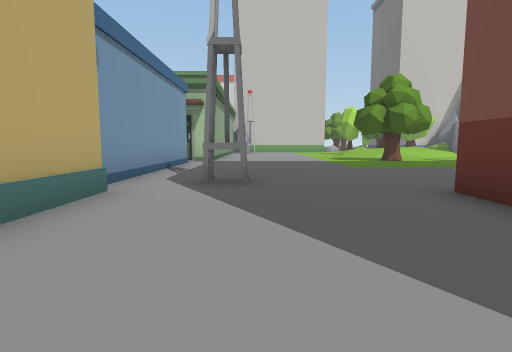
view 1 (above)

17 first-person views from a walk through a 3-D level made in the Unity game engine. The camera is 1.2 m above the floor, tilts 6° down and sees 80° across. The floor is counted in squares, 2 m on a side. Each view is taken from the middle of a square. On the plan, view 1 faces up. The plan holds only what a view shows up to about 9 squares ahead; the rest is blank. The place goes on beyond the plan. The player is left out.

view 2
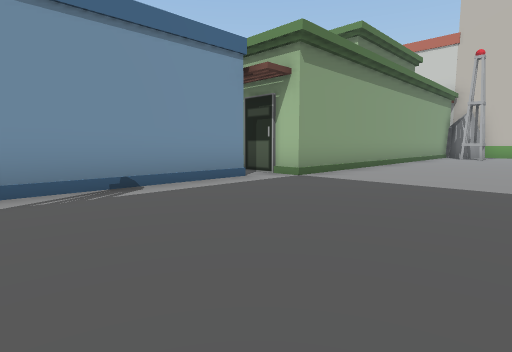

view 3
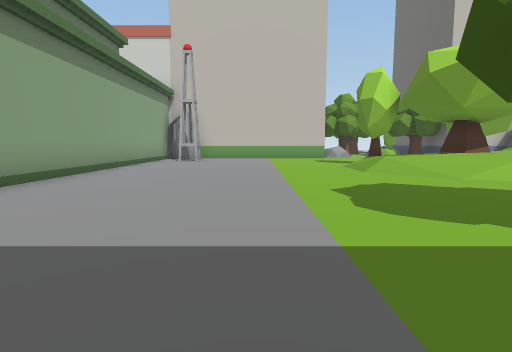

view 4
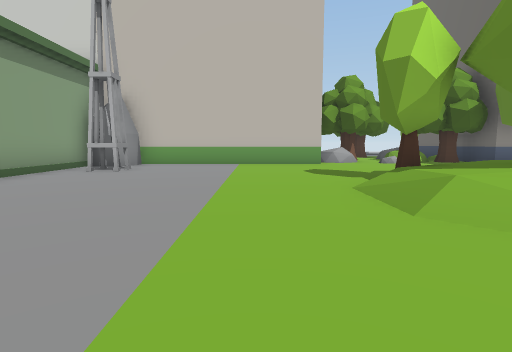

view 5
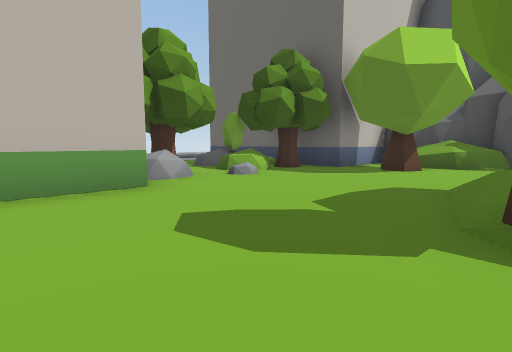

view 6
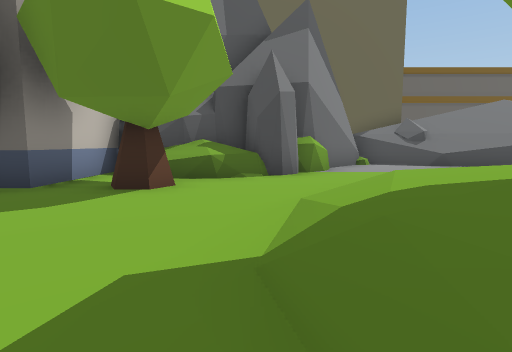

view 7
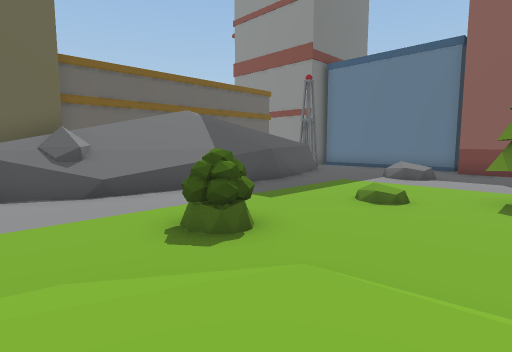

view 8
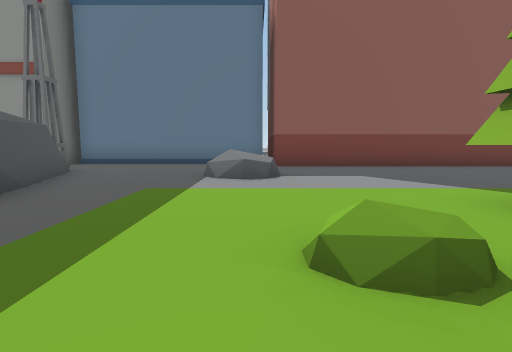

view 9
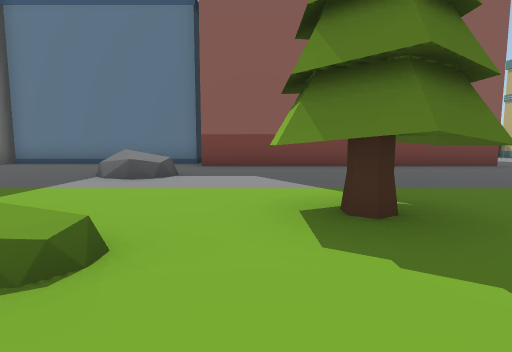

view 10
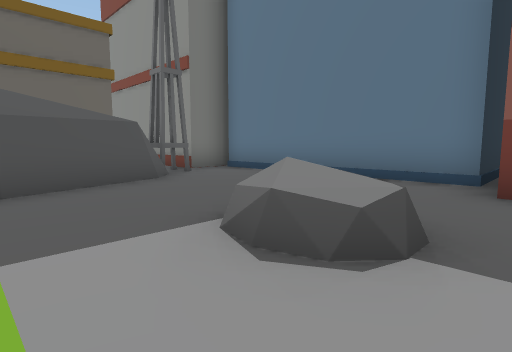

view 11
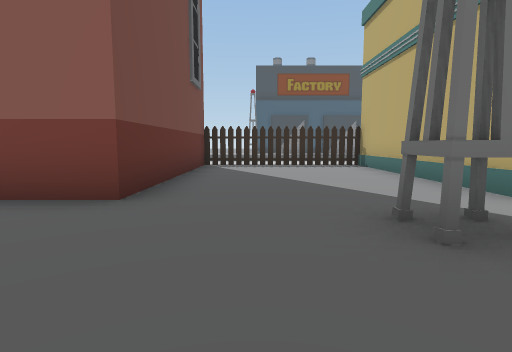

view 12
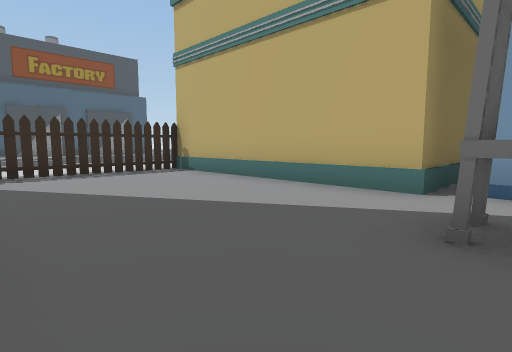

view 13
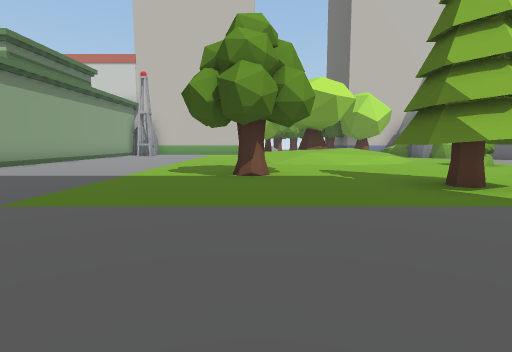

view 14
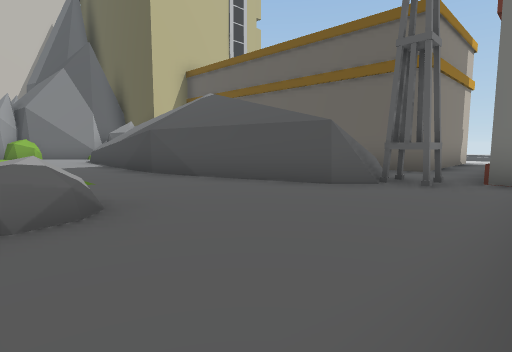

view 15
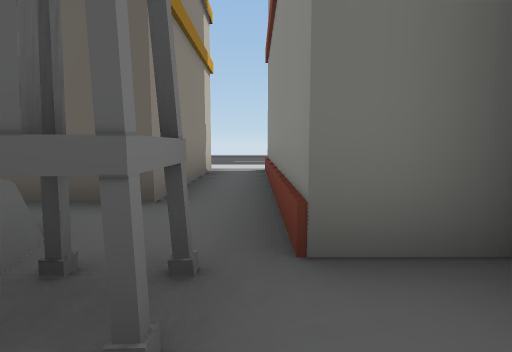

view 16
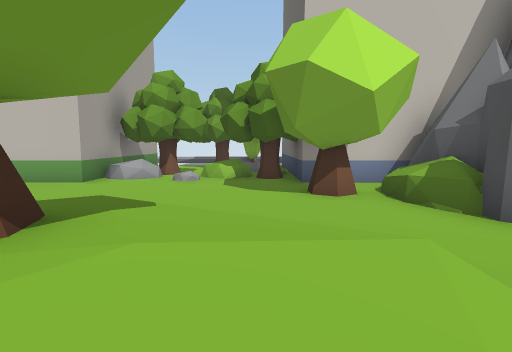

view 17
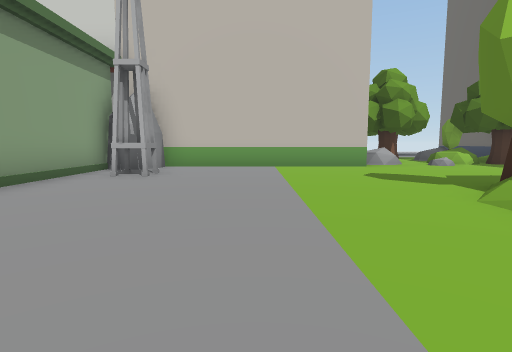

### Floor plan
Key: @ floor where view 1 was taken; # wall or solid block; x gap in a wall; . main floor; : floor 0.75 m higher than the main floor; / step, stairs or slope; = window, fence, low wall or low ledge; ^ raised ledge; B building; U bush; T tree; R rock; F fence; O other object.
Columns run from 4 left of view 1 to 19 right of it. Each row starts with its distance up from view 1.
 24          RT.UUB
 23    R     RR.UTT
 22   #RRBBBB.....BB R
 21   B...........O.RR
 20   Bx^...........RR
 19   B........//...R#
 18   B....../U:///..U
 17   B....../:O://...##
 16   B....../:O://....#
 15   B......//:///....#
 14  BB.......////.T...#  B
 13   B............T...#  B
 12   B...............^#
 11  BB......T........#
 10  #..........T.U...#
  9  #..........T.....##  B
  8  #.................#  B
  7  #.................#  B
  6  #.............RR..##^B
  5  #..................#.BB
  4 ^^#.....................
  3   #....BBBBBBBB......#==
  2   #....B       BBBBBB^
  1   #....B       B
  0   #.@..B
 -1   #...B
 -2   FFFFF
 -3   ....

Where each view was taken, in squares from view 1:
view 1: 0 up, 0 right, facing up
view 2: 6 up, 2 right, facing up-left
view 3: 9 up, 2 right, facing up
view 4: 13 up, 3 right, facing up
view 5: 18 up, 3 right, facing up-right
view 6: 19 up, 6 right, facing right
view 7: 16 up, 8 right, facing down-right
view 8: 12 up, 11 right, facing down
view 9: 12 up, 9 right, facing down
view 10: 8 up, 10 right, facing down-right
view 11: 7 up, 1 right, facing down
view 12: 5 up, 2 right, facing down-left
view 13: 5 up, 5 right, facing up
view 14: 3 up, 11 right, facing up-right
view 15: 4 up, 15 right, facing right
view 16: 15 up, 9 right, facing up
view 17: 14 up, 2 right, facing up
